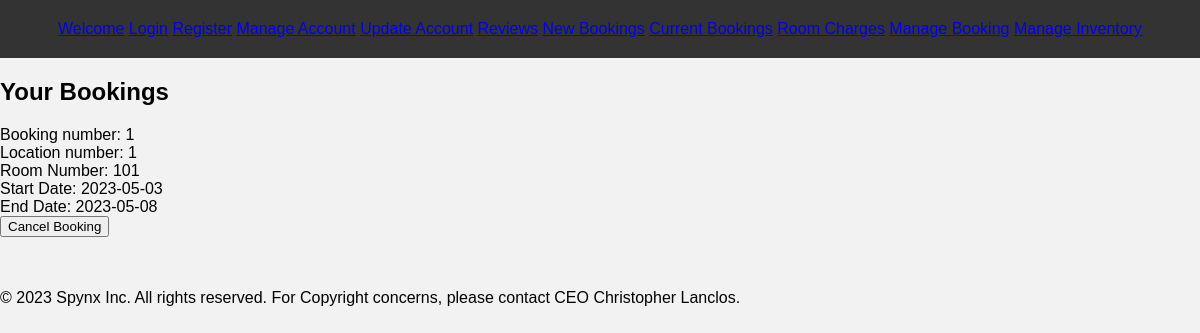
/currentBookings.php, run on the app's committed database.
### tables this page shows
CREATE TABLE `booking` (
  `BOOKING_KEY` int(11) NOT NULL,
  `USERNAME` varchar(48) NOT NULL,
  `BOOKING_COST` double NOT NULL,
  `BOOKING_START` date NOT NULL,
  `BOOKING_END` date NOT NULL,
  `BOOKING_NOTES` text NOT NULL,
  `BOOKING_FOOD` int(11) NOT NULL,
  `LOCATION_NUMBER` int(11) NOT NULL,
  `ROOM_NUMBER` varchar(48) NOT NULL
);

### currentBookings.php (the view, shortened to what this page needs)
<!DOCTYPE html>
<html>
<head>
    <header>
        <a class="active" href="welcome.php">Welcome</a>
        <a href="login.php">Login</a>
        <a href="register.php">Register</a>
        <a href="manageAccounts.php">Manage Account</a>
        <a href="updateaccount.php">Update Account</a>
        <a href="review.php">Reviews</a>
        <a href="newBookings.php">New Bookings</a>
        <a href="currentBookings.php">Current Bookings</a>
        <a href="roomCharges.php">Room Charges</a>
        <a href="manageBooking.php">Manage Booking</a>
        <a href="manageInventory.php">Manage Inventory</a>
    </header>
	<link rel="stylesheet" href="./roomCharges.css" type="text/css">
</head>
<body>
<?php
$connection = mysqli_connect("localhost", "root", "", "hotel");
$room_number = isset($_POST['room_number']) ? $_POST['room_number'] : null;
$checkin = isset($_POST['checkin']) ? $_POST['checkin'] : null;
$checkout = isset($_POST['checkout']) ? $_POST['checkout'] : null;
$booking_cost = isset($_POST['booking_cost']) ? $_POST['booking_cost'] : null;
$location_number = isset($_POST['location_number']) ? $_POST['location_number'] : null;
if ($room_number && $checkin && $checkout && $booking_cost && $location_number) {
    $query = "INSERT INTO booking (room_number, booking_start, booking_end, booking_cost, username, location_number) VALUES ('$room_number', '$checkin', '$checkout', '$booking_cost', 'Mykell', '$location_number')";
    $result = mysqli_query($connection, $query);
    if ($result) {
        echo "Booking successful!";
        $query = "SELECT * FROM booking WHERE username = 'MyKell'";
        $result = mysqli_query($connection, $query);
        echo "<h2>Your Bookings</h2>";
        if (mysqli_num_rows($result) > 0) {
            while ($row = mysqli_fetch_assoc($result)) {
                echo "Booking number: " . $row['BOOKING_KEY'] . "<br>";
                echo "Location number: " . $row['LOCATION_NUMBER'] . "<br>";
                echo "Room Number: " . $row['ROOM_NUMBER'] . "<br>";
                echo "Start Date: " . $row['BOOKING_START'] . "<br>";
                echo "End Date: " . $row['BOOKING_END'] . "<br>";
                echo '<form action="currentBookings.php" method="post">';
                echo '<input type="hidden" name="booking_key" value="'.$row['BOOKING_KEY'].'">';
                echo '<input type="submit" name="cancel_booking" value="Cancel Booking">';
                echo '</form><br><br>';
            }
        } else {
            echo "You have no bookings.";
        }
    } else {
        echo "Booking failed.";
    }
} else {
    $query = "SELECT * FROM booking WHERE username = 'MyKell'";
    $result = mysqli_query($connection, $query);
     echo "<h2>Your Bookings</h2>";
     if (mysqli_num_rows($result) > 0) {
         while ($row = mysqli_fetch_assoc($result)) {
             echo "Booking number: " . $row['BOOKING_KEY'] . "<br>";
             echo "Location number: " . $row['LOCATION_NUMBER'] . "<br>";
             echo "Room Number: " . $row['ROOM_NUMBER'] . "<br>";
             echo "Start Date: " . $row['BOOKING_START'] . "<br>";
             echo "End Date: " . $row['BOOKING_END'] . "<br>";
             echo '<form action="currentBookings.php" method="post">';
             echo '<input type="submit" name="cancel_booking" value="Cancel Booking">';
             echo '</form><br><br>';
         }
     } else {
         echo "You have no bookings.";
     }
}
?>
</body>
<footer>
  <p>&copy; 2023 Spynx Inc. All rights reserved. For Copyright concerns, please contact CEO Christopher Lanclos.</p>
</footer>
</html>

### roomCharges.css (style rules this page uses)
body { font-family: Arial, sans-serif; margin: 0; padding: 0; background-color: #f2f2f2; }
header { background-color: #333; color: white; padding: 20px; text-align: center; }

### data on the page
booking: BOOKING_KEY "1", LOCATION_NUMBER "1", ROOM_NUMBER "101", BOOKING_START "2023-05-03", BOOKING_END "2023-05-08"
